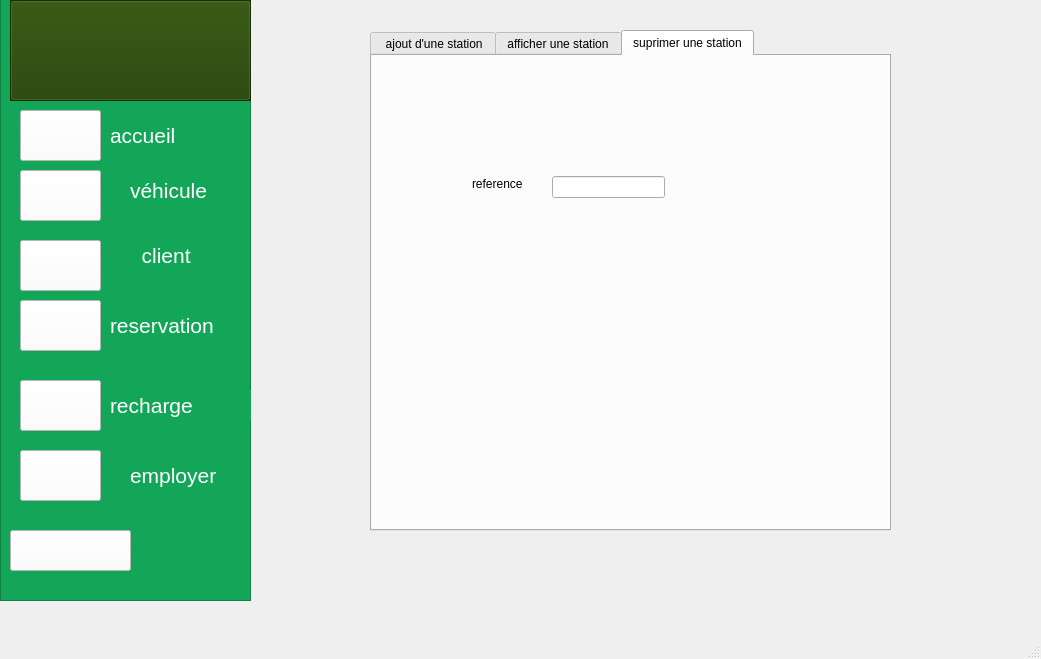
<?xml version="1.0" encoding="UTF-8"?>
<ui version="4.0">
 <class>MainWindow</class>
 <widget class="QMainWindow" name="MainWindow">
  <property name="geometry">
   <rect>
    <x>0</x>
    <y>0</y>
    <width>1041</width>
    <height>659</height>
   </rect>
  </property>
  <property name="windowTitle">
   <string>MainWindow</string>
  </property>
  <widget class="QWidget" name="centralwidget">
   <widget class="QFrame" name="frame">
    <property name="geometry">
     <rect>
      <x>0</x>
      <y>-10</y>
      <width>251</width>
      <height>611</height>
     </rect>
    </property>
    <property name="styleSheet">
     <string notr="true">background-color: rgb(20, 166, 88);</string>
    </property>
    <property name="frameShape">
     <enum>QFrame::StyledPanel</enum>
    </property>
    <property name="frameShadow">
     <enum>QFrame::Raised</enum>
    </property>
    <widget class="QPushButton" name="pushButton_7">
     <property name="geometry">
      <rect>
       <x>10</x>
       <y>540</y>
       <width>121</width>
       <height>41</height>
      </rect>
     </property>
     <property name="font">
      <font>
       <pointsize>20</pointsize>
      </font>
     </property>
     <property name="styleSheet">
      <string notr="true">color: rgb(255, 0, 0);
background-color: rgb(255, 255, 255);</string>
     </property>
     <property name="text">
      <string/>
     </property>
     <property name="icon">
      <iconset>
       <normaloff>../../Downloads/se-deconnecter.png</normaloff>../../Downloads/se-deconnecter.png</iconset>
     </property>
     <property name="iconSize">
      <size>
       <width>30</width>
       <height>30</height>
      </size>
     </property>
    </widget>
    <widget class="QFrame" name="frame_3">
     <property name="geometry">
      <rect>
       <x>10</x>
       <y>10</y>
       <width>241</width>
       <height>101</height>
      </rect>
     </property>
     <property name="styleSheet">
      <string notr="true">background-color: rgb(31, 63, 0);</string>
     </property>
     <property name="frameShape">
      <enum>QFrame::StyledPanel</enum>
     </property>
     <property name="frameShadow">
      <enum>QFrame::Raised</enum>
     </property>
     <widget class="QPushButton" name="pushButton_8">
      <property name="geometry">
       <rect>
        <x>0</x>
        <y>0</y>
        <width>241</width>
        <height>101</height>
       </rect>
      </property>
      <property name="font">
       <font>
        <pointsize>60</pointsize>
       </font>
      </property>
      <property name="text">
       <string/>
      </property>
      <property name="icon">
       <iconset>
        <normaloff>../../Downloads/logo.png</normaloff>../../Downloads/logo.png</iconset>
      </property>
      <property name="iconSize">
       <size>
        <width>250</width>
        <height>200</height>
       </size>
      </property>
     </widget>
    </widget>
    <widget class="QPushButton" name="pushButton_12">
     <property name="geometry">
      <rect>
       <x>20</x>
       <y>390</y>
       <width>81</width>
       <height>51</height>
      </rect>
     </property>
     <property name="styleSheet">
      <string notr="true">background-color: rgb(255, 255, 255);
</string>
     </property>
     <property name="text">
      <string/>
     </property>
     <property name="icon">
      <iconset>
       <normaloff>../../Downloads/emplacement (1).png</normaloff>../../Downloads/emplacement (1).png</iconset>
     </property>
     <property name="iconSize">
      <size>
       <width>50</width>
       <height>50</height>
      </size>
     </property>
    </widget>
    <widget class="QLabel" name="label_5">
     <property name="geometry">
      <rect>
       <x>110</x>
       <y>400</y>
       <width>141</width>
       <height>31</height>
      </rect>
     </property>
     <property name="font">
      <font>
       <pointsize>16</pointsize>
      </font>
     </property>
     <property name="styleSheet">
      <string notr="true">color: rgb(255, 255, 255);</string>
     </property>
     <property name="text">
      <string>recharge</string>
     </property>
    </widget>
    <widget class="QPushButton" name="pushButton">
     <property name="geometry">
      <rect>
       <x>20</x>
       <y>120</y>
       <width>81</width>
       <height>51</height>
      </rect>
     </property>
     <property name="font">
      <font>
       <weight>75</weight>
       <bold>true</bold>
      </font>
     </property>
     <property name="styleSheet">
      <string notr="true">background-color: rgb(255, 255, 255);</string>
     </property>
     <property name="text">
      <string/>
     </property>
     <property name="icon">
      <iconset>
       <normaloff>../../Downloads/tableau-de-bord.png</normaloff>../../Downloads/tableau-de-bord.png</iconset>
     </property>
     <property name="iconSize">
      <size>
       <width>50</width>
       <height>50</height>
      </size>
     </property>
    </widget>
    <widget class="QLabel" name="label_6">
     <property name="geometry">
      <rect>
       <x>110</x>
       <y>130</y>
       <width>91</width>
       <height>31</height>
      </rect>
     </property>
     <property name="font">
      <font>
       <pointsize>16</pointsize>
      </font>
     </property>
     <property name="styleSheet">
      <string notr="true">color: rgb(255, 255, 255);</string>
     </property>
     <property name="text">
      <string>accueil</string>
     </property>
    </widget>
    <widget class="QPushButton" name="pushButton_13">
     <property name="geometry">
      <rect>
       <x>20</x>
       <y>310</y>
       <width>81</width>
       <height>51</height>
      </rect>
     </property>
     <property name="styleSheet">
      <string notr="true">background-color: rgb(255, 255, 255);</string>
     </property>
     <property name="text">
      <string/>
     </property>
     <property name="icon">
      <iconset>
       <normaloff>../../Downloads/fwdaasba/reservation.png</normaloff>../../Downloads/fwdaasba/reservation.png</iconset>
     </property>
     <property name="iconSize">
      <size>
       <width>50</width>
       <height>50</height>
      </size>
     </property>
    </widget>
    <widget class="QLabel" name="label_7">
     <property name="geometry">
      <rect>
       <x>110</x>
       <y>320</y>
       <width>131</width>
       <height>31</height>
      </rect>
     </property>
     <property name="font">
      <font>
       <pointsize>16</pointsize>
      </font>
     </property>
     <property name="styleSheet">
      <string notr="true">color: rgb(255, 255, 255);</string>
     </property>
     <property name="text">
      <string>reservation</string>
     </property>
    </widget>
    <widget class="QLabel" name="label_8">
     <property name="geometry">
      <rect>
       <x>130</x>
       <y>180</y>
       <width>101</width>
       <height>41</height>
      </rect>
     </property>
     <property name="font">
      <font>
       <pointsize>16</pointsize>
      </font>
     </property>
     <property name="styleSheet">
      <string notr="true">color: rgb(255, 255, 255);</string>
     </property>
     <property name="text">
      <string>véhicule</string>
     </property>
    </widget>
    <widget class="QPushButton" name="pushButton_3">
     <property name="geometry">
      <rect>
       <x>20</x>
       <y>180</y>
       <width>81</width>
       <height>51</height>
      </rect>
     </property>
     <property name="styleSheet">
      <string notr="true">background-color: rgb(255, 255, 255);</string>
     </property>
     <property name="text">
      <string/>
     </property>
     <property name="icon">
      <iconset>
       <normaloff>../../Downloads/fwdaasba/voiture-electrique.png</normaloff>../../Downloads/fwdaasba/voiture-electrique.png</iconset>
     </property>
     <property name="iconSize">
      <size>
       <width>50</width>
       <height>50</height>
      </size>
     </property>
    </widget>
    <widget class="QPushButton" name="pushButton_2">
     <property name="geometry">
      <rect>
       <x>20</x>
       <y>250</y>
       <width>81</width>
       <height>51</height>
      </rect>
     </property>
     <property name="styleSheet">
      <string notr="true">background-color: rgb(255, 255, 255);</string>
     </property>
     <property name="text">
      <string/>
     </property>
     <property name="icon">
      <iconset>
       <normaloff>../../Downloads/fwdaasba/compte.png</normaloff>../../Downloads/fwdaasba/compte.png</iconset>
     </property>
     <property name="iconSize">
      <size>
       <width>50</width>
       <height>50</height>
      </size>
     </property>
    </widget>
    <widget class="QLabel" name="label_9">
     <property name="geometry">
      <rect>
       <x>130</x>
       <y>250</y>
       <width>101</width>
       <height>31</height>
      </rect>
     </property>
     <property name="font">
      <font>
       <pointsize>16</pointsize>
      </font>
     </property>
     <property name="styleSheet">
      <string notr="true">color: rgb(255, 255, 255);</string>
     </property>
     <property name="text">
      <string>  client</string>
     </property>
    </widget>
    <widget class="QPushButton" name="pushButton_4">
     <property name="geometry">
      <rect>
       <x>20</x>
       <y>460</y>
       <width>81</width>
       <height>51</height>
      </rect>
     </property>
     <property name="styleSheet">
      <string notr="true">background-color: rgb(255, 255, 255);</string>
     </property>
     <property name="text">
      <string/>
     </property>
     <property name="icon">
      <iconset>
       <normaloff>../../Downloads/employe.png</normaloff>../../Downloads/employe.png</iconset>
     </property>
     <property name="iconSize">
      <size>
       <width>50</width>
       <height>50</height>
      </size>
     </property>
    </widget>
    <widget class="QLabel" name="label_10">
     <property name="geometry">
      <rect>
       <x>130</x>
       <y>470</y>
       <width>111</width>
       <height>31</height>
      </rect>
     </property>
     <property name="font">
      <font>
       <pointsize>16</pointsize>
      </font>
     </property>
     <property name="styleSheet">
      <string notr="true">color: rgb(255, 255, 255);</string>
     </property>
     <property name="text">
      <string>employer</string>
     </property>
    </widget>
   </widget>
   <widget class="QTabWidget" name="tabWidget">
    <property name="geometry">
     <rect>
      <x>370</x>
      <y>30</y>
      <width>521</width>
      <height>501</height>
     </rect>
    </property>
    <property name="currentIndex">
     <number>2</number>
    </property>
    <widget class="QWidget" name="tab_2">
     <attribute name="title">
      <string> ajout d'une station</string>
     </attribute>
     <widget class="QGroupBox" name="groupBox">
      <property name="geometry">
       <rect>
        <x>20</x>
        <y>70</y>
        <width>461</width>
        <height>261</height>
       </rect>
      </property>
      <property name="title">
       <string/>
      </property>
      <widget class="QLabel" name="label">
       <property name="geometry">
        <rect>
         <x>70</x>
         <y>50</y>
         <width>56</width>
         <height>16</height>
        </rect>
       </property>
       <property name="text">
        <string>reference</string>
       </property>
      </widget>
      <widget class="QLineEdit" name="lineEdit">
       <property name="geometry">
        <rect>
         <x>150</x>
         <y>50</y>
         <width>113</width>
         <height>22</height>
        </rect>
       </property>
      </widget>
      <widget class="QLabel" name="label_2">
       <property name="geometry">
        <rect>
         <x>70</x>
         <y>100</y>
         <width>56</width>
         <height>16</height>
        </rect>
       </property>
       <property name="text">
        <string>point </string>
       </property>
      </widget>
      <widget class="QLineEdit" name="lineEdit_2">
       <property name="geometry">
        <rect>
         <x>150</x>
         <y>100</y>
         <width>113</width>
         <height>22</height>
        </rect>
       </property>
      </widget>
      <widget class="QLabel" name="label_3">
       <property name="geometry">
        <rect>
         <x>60</x>
         <y>160</y>
         <width>91</width>
         <height>20</height>
        </rect>
       </property>
       <property name="text">
        <string>type_chargeur</string>
       </property>
      </widget>
      <widget class="QLineEdit" name="lineEdit_3">
       <property name="geometry">
        <rect>
         <x>160</x>
         <y>160</y>
         <width>113</width>
         <height>22</height>
        </rect>
       </property>
      </widget>
      <widget class="QLabel" name="label_4">
       <property name="geometry">
        <rect>
         <x>70</x>
         <y>210</y>
         <width>56</width>
         <height>16</height>
        </rect>
       </property>
       <property name="text">
        <string>temps</string>
       </property>
      </widget>
      <widget class="QLineEdit" name="lineEdit_4">
       <property name="geometry">
        <rect>
         <x>150</x>
         <y>210</y>
         <width>113</width>
         <height>22</height>
        </rect>
       </property>
      </widget>
     </widget>
    </widget>
    <widget class="QWidget" name="tab_3">
     <attribute name="title">
      <string>afficher une station</string>
     </attribute>
     <widget class="QLabel" name="label_11">
      <property name="geometry">
       <rect>
        <x>50</x>
        <y>90</y>
        <width>111</width>
        <height>16</height>
       </rect>
      </property>
      <property name="text">
       <string>reference</string>
      </property>
     </widget>
     <widget class="QLineEdit" name="lineEdit_5">
      <property name="geometry">
       <rect>
        <x>180</x>
        <y>90</y>
        <width>113</width>
        <height>22</height>
       </rect>
      </property>
     </widget>
    </widget>
    <widget class="QWidget" name="tab_2">
     <attribute name="title">
      <string>suprimer une station</string>
     </attribute>
     <widget class="QLabel" name="label_12">
      <property name="geometry">
       <rect>
        <x>100</x>
        <y>120</y>
        <width>141</width>
        <height>16</height>
       </rect>
      </property>
      <property name="text">
       <string>reference </string>
      </property>
     </widget>
     <widget class="QLineEdit" name="lineEdit_6">
      <property name="geometry">
       <rect>
        <x>180</x>
        <y>120</y>
        <width>113</width>
        <height>22</height>
       </rect>
      </property>
     </widget>
    </widget>
   </widget>
  </widget>
  <widget class="QMenuBar" name="menubar">
   <property name="geometry">
    <rect>
     <x>0</x>
     <y>0</y>
     <width>1041</width>
     <height>26</height>
    </rect>
   </property>
  </widget>
  <widget class="QStatusBar" name="statusbar"/>
 </widget>
 <resources/>
 <connections/>
</ui>
